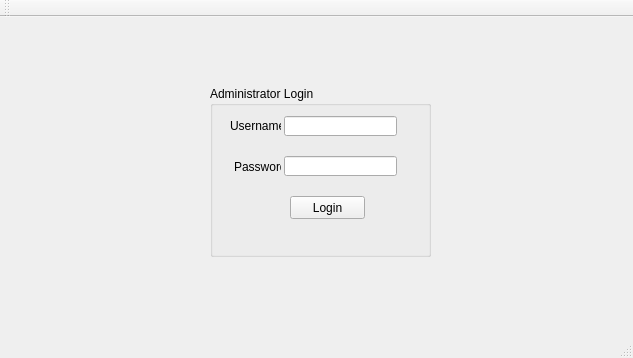
<?xml version="1.0" encoding="UTF-8"?>
<ui version="4.0">
 <class>MainWindow</class>
 <widget class="QMainWindow" name="MainWindow">
  <property name="geometry">
   <rect>
    <x>0</x>
    <y>0</y>
    <width>633</width>
    <height>358</height>
   </rect>
  </property>
  <property name="windowTitle">
   <string>MainWindow</string>
  </property>
  <widget class="QWidget" name="centralWidget">
   <widget class="QGroupBox" name="loginGroupBox">
    <property name="geometry">
     <rect>
      <x>210</x>
      <y>69</y>
      <width>221</width>
      <height>171</height>
     </rect>
    </property>
    <property name="title">
     <string>Administrator Login</string>
    </property>
    <widget class="QLabel" name="passwordLabel">
     <property name="geometry">
      <rect>
       <x>24</x>
       <y>70</y>
       <width>47</width>
       <height>21</height>
      </rect>
     </property>
     <property name="text">
      <string>Password</string>
     </property>
    </widget>
    <widget class="QLineEdit" name="passwordEdit">
     <property name="geometry">
      <rect>
       <x>74</x>
       <y>70</y>
       <width>113</width>
       <height>20</height>
      </rect>
     </property>
     <property name="echoMode">
      <enum>QLineEdit::Password</enum>
     </property>
    </widget>
    <widget class="QPushButton" name="loginButton">
     <property name="geometry">
      <rect>
       <x>80</x>
       <y>110</y>
       <width>75</width>
       <height>23</height>
      </rect>
     </property>
     <property name="text">
      <string>Login</string>
     </property>
    </widget>
    <widget class="QLineEdit" name="usernameEdit">
     <property name="geometry">
      <rect>
       <x>74</x>
       <y>30</y>
       <width>113</width>
       <height>20</height>
      </rect>
     </property>
    </widget>
    <widget class="QLabel" name="usernameLabel">
     <property name="geometry">
      <rect>
       <x>20</x>
       <y>30</y>
       <width>51</width>
       <height>20</height>
      </rect>
     </property>
     <property name="text">
      <string>Username</string>
     </property>
    </widget>
   </widget>
  </widget>
  <widget class="QMenuBar" name="menuBar">
   <property name="geometry">
    <rect>
     <x>0</x>
     <y>0</y>
     <width>633</width>
     <height>21</height>
    </rect>
   </property>
  </widget>
  <widget class="QToolBar" name="mainToolBar">
   <attribute name="toolBarArea">
    <enum>TopToolBarArea</enum>
   </attribute>
   <attribute name="toolBarBreak">
    <bool>false</bool>
   </attribute>
  </widget>
  <widget class="QStatusBar" name="statusBar"/>
 </widget>
 <layoutdefault spacing="6" margin="11"/>
 <resources/>
 <connections/>
</ui>
